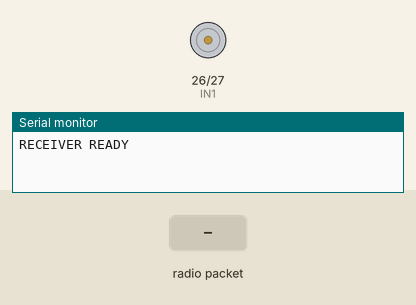
A sketch run on a simulated ESP32. Shown: motor-driver pin pairs drawn as motors (green arrow = first pin HIGH = forward, orange = second pin HIGH = backward, longer = more drive, scaled by the enable pin), the last lines printed to the serial monitor. The inputs (shaded band) are chosen by the test bench.

Above: at 1.2 s.
1.3 s: radio packet "SPEED1" arrives
At 1.7 s:
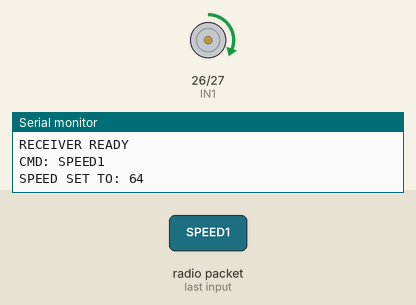
2.8 s: radio packet "SPEED2" arrives
At 4.0 s:
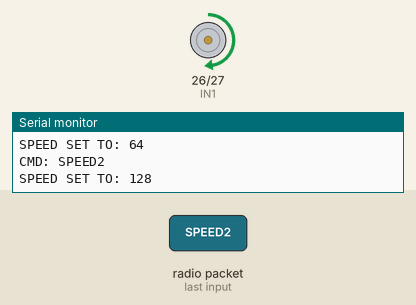
4.3 s: radio packet "SPEED3" arrives
At 5.2 s:
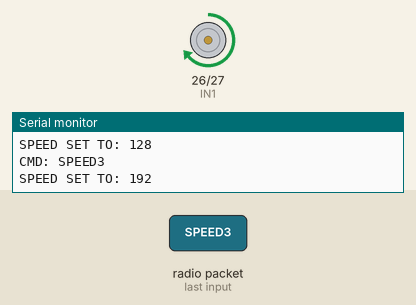
5.8 s: radio packet "SPEED4" arrives
At 6.3 s:
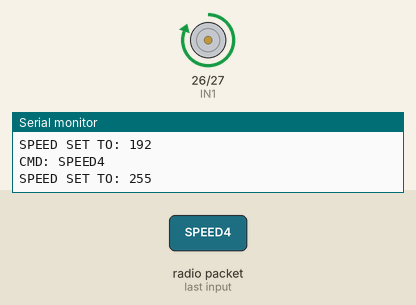
Timing chart, 0 to 8.3 s (numbered marks = the images above; inputs shaded):
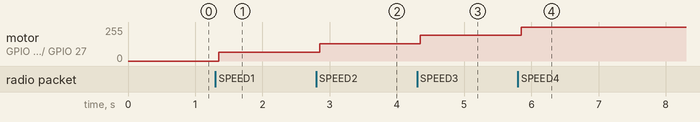

Measured:
- after the input at 1.3 s, motor on GPIO 26 (IN1) / GPIO 27 (IN2): stopped → forward 64/255 after 0.05 s
- after the input at 2.8 s, motor on GPIO 26 (IN1) / GPIO 27 (IN2): forward 64/255 → forward 128/255 after 0.05 s
- after the input at 4.3 s, motor on GPIO 26 (IN1) / GPIO 27 (IN2): forward 128/255 → forward 192/255 after 0.05 s
- after the input at 5.8 s, motor on GPIO 26 (IN1) / GPIO 27 (IN2): forward 192/255 → forward 255/255 after 0.05 s

The sketch:

receiver_esp32_ORIGINEEL_merijn.ino
```cpp
// BACKUP — Merijn's ORIGINELE receiver-firmware (wat er op de motor-ESP32 stond
// vóór het afstellen). Bewaard als herstelpunt: flash dit terug om exact het
// oude gedrag te krijgen (vaste standen 64/128/192/255, geen vrije PWM).
//
// Gemaakt: 16-06-2026, vlak voor het uploaden van de afgestelde/slimme versie
// (receiver_esp32.ino).

#include <WiFi.h>
#include <esp_now.h>

const int ENA = 25;
const int IN1 = 26;
const int IN2 = 27;

char cmd[20];
bool newData = false;

void setMotorSpeed(int speed) {

  analogWrite(ENA, speed);

  digitalWrite(IN1, HIGH);
  digitalWrite(IN2, LOW);

  Serial.print("SPEED SET TO: ");
  Serial.println(speed);
}

void stopMotor() {

  analogWrite(ENA, 0);

  digitalWrite(IN1, LOW);
  digitalWrite(IN2, LOW);

  Serial.println("MOTOR OFF");
}

void OnDataRecv(const esp_now_recv_info *info,
                const uint8_t *data,
                int len) {

  memset(cmd, 0, sizeof(cmd));

  memcpy(cmd, data, len);

  cmd[len] = '\0';

  Serial.print("CMD: ");
  Serial.println(cmd);

  newData = true;
}

void setup() {

  Serial.begin(115200);

  pinMode(ENA, OUTPUT);
  pinMode(IN1, OUTPUT);
  pinMode(IN2, OUTPUT);

  WiFi.mode(WIFI_STA);

  if (esp_now_init() != ESP_OK) {

    Serial.println("ESP-NOW ERROR");
    return;
  }

  esp_now_register_recv_cb(OnDataRecv);

  Serial.println("RECEIVER READY");
}

void loop() {

  if (!newData) return;

  String c = String(cmd);

  c.trim();

  if (c == "SPEED1") {
    setMotorSpeed(64);
  }

  else if (c == "SPEED2") {
    setMotorSpeed(128);
  }

  else if (c == "SPEED3") {
    setMotorSpeed(192);
  }

  else if (c == "SPEED4") {
    setMotorSpeed(255);
  }

  else if (c == "OFF") {
    stopMotor();
  }

  newData = false;
}
```
